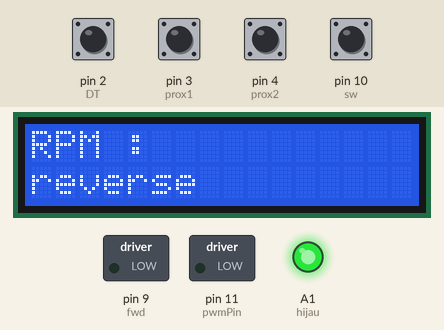
A sketch run on a simulated Arduino Uno, built with avr-gcc and run on an emulated ATmega328P. On the bench: 16×2 character LCD, switched loads named in the sketch (green lamp = pin HIGH), output pins drawn as LEDs (lit = HIGH). Inputs (shaded band) come from the test bench; at power-on: pin 2 (DT), pin 3 (prox1), pin 4 (prox2), pin 10 (sw) HIGH.

Above: at 1.2 s.
1.3 s: pin 10 (sw) pulled LOW for 0.15 s
At 1.39 s:
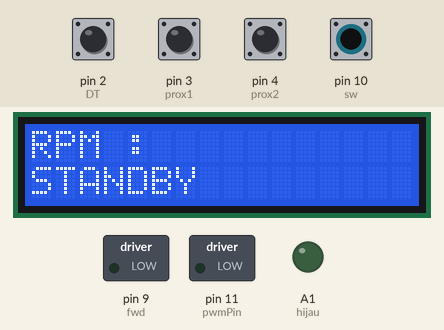
2.9 s: pin 3 (prox1) pulled LOW for 0.15 s
At 3.6 s:
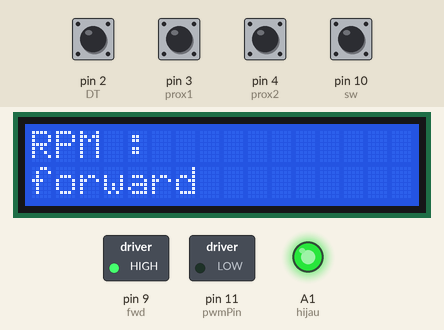
4.5 s: pin 10 (sw) pulled LOW for 1 s
At 5.3 s:
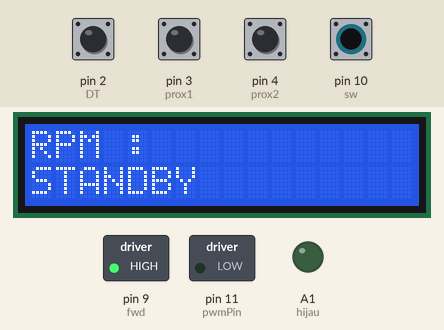
7.0 s: pin 10 (sw) pulled LOW for 0.15 s
At 7.7 s:
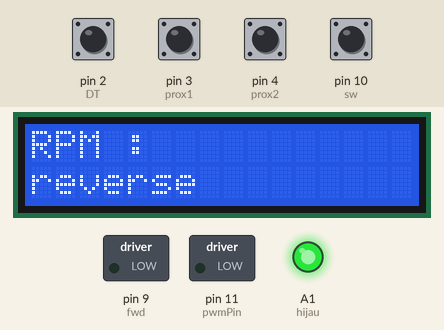
8.6 s: pin 3 (prox1) pulled LOW for 1 s
At 9.1 s:
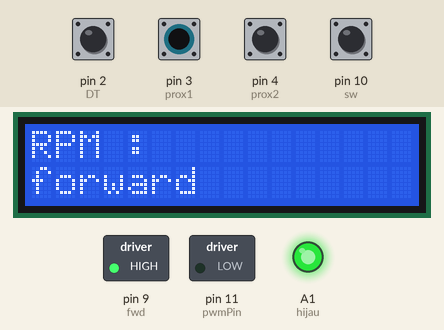
11.1 s: pin 2 (DT) pulled LOW for 0.15 s
At 12.9 s:
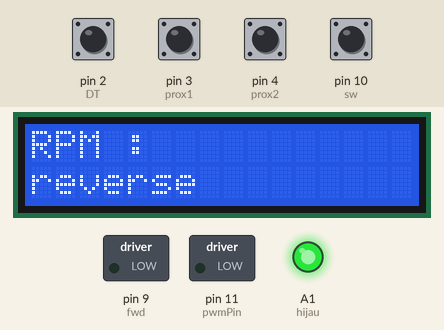
Timing chart, 0 to 14.6 s (numbered marks = the images above; inputs shaded):
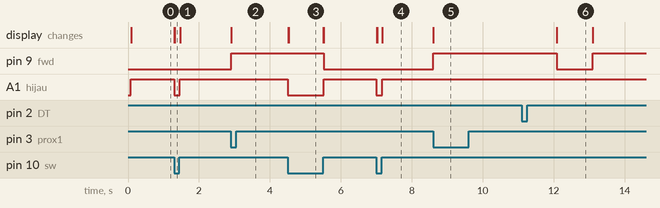

The sketch:

winch_controller_updated.ino
```cpp
#include <LiquidCrystal_I2C.h>
LiquidCrystal_I2C lcd(0x27, 16, 2);

#define prox1 3 //ujung kanan
#define prox2 4 //ujung kiri

#define sw 10 // toggle switch
#define hijau A1 // lampu
#define fwd 9
#define off 7

#define CLK 9
#define DT 2

const int pwmPin = 11;  // Pin PWM pada Arduino Uno
const int rpmTarget = 1000;  // Kecepatan target dalam RPM

const int sensorPin = 2;  // Pin digital yang terhubung ke output sensor
volatile unsigned long count = 0;  // Variabel untuk menyimpan jumlah putaran
const float jarakAntarGigi = 2.0;  // Jarak antara setiap gigi dalam sentimeter

unsigned long pulse_per_second = 0;

unsigned long time_per_second;
unsigned long time_per_second_prev;

int currentStateCLK;
int lastStateCLK;
int p1;
int p2;
bool p1_lock;
bool p2_lock;

float counter = 0;

bool direction_motor;
bool initializing;

bool winch_direction = false;
bool winch_direction_prev = false;
int sw_prev;

void setup() {
  lcd.init();
  lcd.backlight();
  pinMode(prox1,INPUT_PULLUP);
  pinMode(prox2,INPUT_PULLUP);
  pinMode(off,INPUT_PULLUP);

  pinMode(pwmPin, OUTPUT);
  analogWrite(pwmPin, 0);  // Inisialisasi PWM dengan duty cycle 0

  pinMode(sw,INPUT_PULLUP);
  pinMode(hijau,OUTPUT);
  pinMode(fwd,OUTPUT);

  pinMode(sensorPin, INPUT_PULLUP);
  attachInterrupt(0, updateEncoder, CHANGE);
  initializing = false;

}

void loop() {
    lcd.setCursor(0,0);
    lcd.print("RPM : ");

    time_per_second = millis() - time_per_second_prev;

    if (time_per_second > 1000){
      pulse_per_second = counter;
      time_per_second_prev = millis();
      counter = 0;

    }

    if (digitalRead(sw) == HIGH) {
      digitalWrite(hijau, HIGH);
      int p1 = !digitalRead(prox1);
      int p2 = !digitalRead(prox2);

      if (initializing == false){
          if (pulse_per_second  > 0){
              direction_motor = true;
          }
          else{
              direction_motor = false;
          }
          p1_lock = false;
          p2_lock = false;
      } else {

        if (pulse_per_second  > 0){
          winch_direction = true;
        } else {
          winch_direction = false;
        }

      }


      if (p1 == HIGH && p1_lock == false){
          initializing = true;
          p1_lock = true;
          p2_lock = false;
          direction_motor = !direction_motor;
      }

       if (p2 == HIGH && p2_lock == false){
           initializing = true;
           p1_lock = false;
           p2_lock = true;
           direction_motor = !direction_motor;
       }

       if (winch_direction != winch_direction_prev){
        p1_lock = !p1_lock;
        p2_lock = !p2_lock;
        direction_motor = !direction_motor;
       }

       if (direction_motor == true){
        lcd.setCursor(0,1);
        lcd.print("forward");
       } else {
        lcd.setCursor(0,1);
        lcd.print("reverse");
       }
       }

    else{
        digitalWrite(hijau, LOW);
        initializing = false;
        lcd.setCursor(0,1);
        lcd.print("STANDBY");
    }


    if (sw_prev != digitalRead(sw)){
      lcd.clear();
    }
    digitalWrite(fwd, direction_motor);


    winch_direction_prev = winch_direction;
    sw_prev = digitalRead(sw);
}


void updateEncoder(){

  currentStateCLK = digitalRead(CLK);
  if ((currentStateCLK != lastStateCLK)  && (currentStateCLK == 1)){
    if (digitalRead(DT) != currentStateCLK) {
      counter = counter - 1;
    } else {
      counter = counter + 1;
    }
  }

  lastStateCLK = currentStateCLK;

}
```

Measured:
- after the input at 1.3 s, A1 (hijau): HIGH → LOW at once, → HIGH 0.15 s later; the display: first changes at once (image 1 shows a later state)
- after the input at 2.9 s, pin 9 (fwd): LOW → HIGH at once; the display: changes at once (image 2)
- after the input at 4.5 s, pin 9 (fwd): HIGH → LOW after 1.0 s; A1 (hijau): HIGH → LOW at once, → HIGH 1.0 s later; the display: first changes at once (image 3 shows a later state)
- after the input at 7.0 s, A1 (hijau): HIGH → LOW at once, → HIGH 0.16 s later; the display: first changes at once (image 4 shows a later state)
- after the input at 8.6 s, pin 9 (fwd): LOW → HIGH at once; the display: changes at once (image 5)
- after the input at 11.1 s, pin 9 (fwd): HIGH → LOW after 0.99 s, → HIGH 1.0 s later; the display: changes after 0.99 s (image 6)
- what the display in image 6 shows lasts 1.0 s, from 12.1 s to 13.1 s
